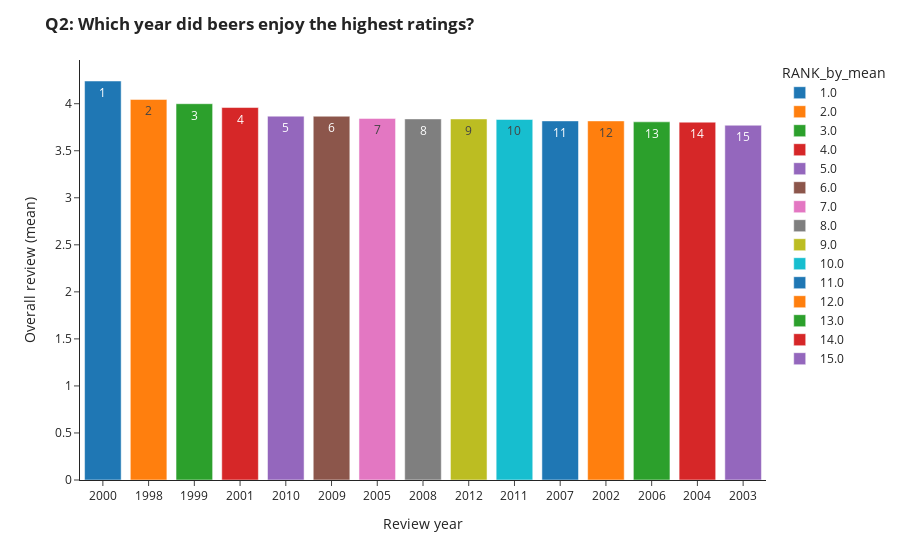

Notebook code cell kept with this figure:
### Code cell
df["review_time_converted"] = pd.to_datetime(df["review_time"], unit="s")
df["review_yr"] = df["review_time_converted"] .dt.year

ans_q2_df = df.groupby("review_yr").agg(mean_review_overall=("review_overall", "mean")).reset_index()
ans_q2_df = ans_q2_df.sort_values(by="mean_review_overall", ascending=False).reset_index(drop=True)
ans_q2_df["review_yr"] = ans_q2_df["review_yr"].astype(str)

ans_q2_df["RANK_by_mean"] = ans_q2_df["mean_review_overall"].rank(method="min", ascending=False)
ans_q2_df["review_yr"] = ans_q2_df["review_yr"].astype(str)
ans_q2_df["RANK_by_mean"] = ans_q2_df["RANK_by_mean"].astype("category")

display(ans_q2_df)

ans_q2_plot = px.bar(ans_q2_df, x="review_yr", y="mean_review_overall", text="RANK_by_mean", color="RANK_by_mean", template="simple_white")
ans_q2_plot.update_xaxes(tickmode="linear")
ans_q2_plot.update_layout(
    xaxis_title = "Review year", yaxis_title = "Overall review (mean)",
    title = "<b>Q2: Which year did beers enjoy the highest ratings?<b>")

ans_q2_plot.show()

### Figure 1 — Plotly figure (JSON) as saved in the notebook; plotly's stock layout.template omitted (floating-point values rounded to 4 significant figures)
{"data": [{"alignmentgroup": "True", "hovertemplate": "RANK_by_mean=%{text}<br>review_yr=%{x}<br>mean_review_overall=%{y}<extra></extra>", "legendgroup": "1.0", "marker": {"color": "#1F77B4", "pattern": {"shape": ""}}, "name": "1.0", "offsetgroup": "1.0", "orientation": "v", "showlegend": true, "text": [1], "textposition": "auto", "type": "bar", "x": ["2000"], "xaxis": "x", "y": [4.241], "yaxis": "y"}, {"alignmentgroup": "True", "hovertemplate": "RANK_by_mean=%{text}<br>review_yr=%{x}<br>mean_review_overall=%{y}<extra></extra>", "legendgroup": "2.0", "marker": {"color": "#FF7F0E", "pattern": {"shape": ""}}, "name": "2.0", "offsetgroup": "2.0", "orientation": "v", "showlegend": true, "text": [2], "textposition": "auto", "type": "bar", "x": ["1998"], "xaxis": "x", "y": [4.045], "yaxis": "y"}, {"alignmentgroup": "True", "hovertemplate": "RANK_by_mean=%{text}<br>review_yr=%{x}<br>mean_review_overall=%{y}<extra></extra>", "legendgroup": "3.0", "marker": {"color": "#2CA02C", "pattern": {"shape": ""}}, "name": "3.0", "offsetgroup": "3.0", "orientation": "v", "showlegend": true, "text": [3], "textposition": "auto", "type": "bar", "x": ["1999"], "xaxis": "x", "y": [4], "yaxis": "y"}, {"alignmentgroup": "True", "hovertemplate": "RANK_by_mean=%{text}<br>review_yr=%{x}<br>mean_review_overall=%{y}<extra></extra>", "legendgroup": "4.0", "marker": {"color": "#D62728", "pattern": {"shape": ""}}, "name": "4.0", "offsetgroup": "4.0", "orientation": "v", "showlegend": true, "text": [4], "textposition": "auto", "type": "bar", "x": ["2001"], "xaxis": "x", "y": [3.959], "yaxis": "y"}, {"alignmentgroup": "True", "hovertemplate": "RANK_by_mean=%{text}<br>review_yr=%{x}<br>mean_review_overall=%{y}<extra></extra>", "legendgroup": "5.0", "marker": {"color": "#9467BD", "pattern": {"shape": ""}}, "name": "5.0", "offsetgroup": "5.0", "orientation": "v", "showlegend": true, "text": [5], "textposition": "auto", "type": "bar", "x": ["2010"], "xaxis": "x", "y": [3.868], "yaxis": "y"}, {"alignmentgroup": "True", "hovertemplate": "RANK_by_mean=%{text}<br>review_yr=%{x}<br>mean_review_overall=%{y}<extra></extra>", "legendgroup": "6.0", "marker": {"color": "#8C564B", "pattern": {"shape": ""}}, "name": "6.0", "offsetgroup": "6.0", "orientation": "v", "showlegend": true, "text": [6], "textposition": "auto", "type": "bar", "x": ["2009"], "xaxis": "x", "y": [3.867], "yaxis": "y"}, {"alignmentgroup": "True", "hovertemplate": "RANK_by_mean=%{text}<br>review_yr=%{x}<br>mean_review_overall=%{y}<extra></extra>", "legendgroup": "7.0", "marker": {"color": "#E377C2", "pattern": {"shape": ""}}, "name": "7.0", "offsetgroup": "7.0", "orientation": "v", "showlegend": true, "text": [7], "textposition": "auto", "type": "bar", "x": ["2005"], "xaxis": "x", "y": [3.844], "yaxis": "y"}, {"alignmentgroup": "True", "hovertemplate": "RANK_by_mean=%{text}<br>review_yr=%{x}<br>mean_review_overall=%{y}<extra></extra>", "legendgroup": "8.0", "marker": {"color": "#7F7F7F", "pattern": {"shape": ""}}, "name": "8.0", "offsetgroup": "8.0", "orientation": "v", "showlegend": true, "text": [8], "textposition": "auto", "type": "bar", "x": ["2008"], "xaxis": "x", "y": [3.839], "yaxis": "y"}, {"alignmentgroup": "True", "hovertemplate": "RANK_by_mean=%{text}<br>review_yr=%{x}<br>mean_review_overall=%{y}<extra></extra>", "legendgroup": "9.0", "marker": {"color": "#BCBD22", "pattern": {"shape": ""}}, "name": "9.0", "offsetgroup": "9.0", "orientation": "v", "showlegend": true, "text": [9], "textposition": "auto", "type": "bar", "x": ["2012"], "xaxis": "x", "y": [3.838], "yaxis": "y"}, {"alignmentgroup": "True", "hovertemplate": "RANK_by_mean=%{text}<br>review_yr=%{x}<br>mean_review_overall=%{y}<extra></extra>", "legendgroup": "10.0", "marker": {"color": "#17BECF", "pattern": {"shape": ""}}, "name": "10.0", "offsetgroup": "10.0", "orientation": "v", "showlegend": true, "text": [10], "textposition": "auto", "type": "bar", "x": ["2011"], "xaxis": "x", "y": [3.832], "yaxis": "y"}, {"alignmentgroup": "True", "hovertemplate": "RANK_by_mean=%{text}<br>review_yr=%{x}<br>mean_review_overall=%{y}<extra></extra>", "legendgroup": "11.0", "marker": {"color": "#1F77B4", "pattern": {"shape": ""}}, "name": "11.0", "offsetgroup": "11.0", "orientation": "v", "showlegend": true, "text": [11], "textposition": "auto", "type": "bar", "x": ["2007"], "xaxis": "x", "y": [3.817], "yaxis": "y"}, {"alignmentgroup": "True", "hovertemplate": "RANK_by_mean=%{text}<br>review_yr=%{x}<br>mean_review_overall=%{y}<extra></extra>", "legendgroup": "12.0", "marker": {"color": "#FF7F0E", "pattern": {"shape": ""}}, "name": "12.0", "offsetgroup": "12.0", "orientation": "v", "showlegend": true, "text": [12], "textposition": "auto", "type": "bar", "x": ["2002"], "xaxis": "x", "y": [3.817], "yaxis": "y"}, {"alignmentgroup": "True", "hovertemplate": "RANK_by_mean=%{text}<br>review_yr=%{x}<br>mean_review_overall=%{y}<extra></extra>", "legendgroup": "13.0", "marker": {"color": "#2CA02C", "pattern": {"shape": ""}}, "name": "13.0", "offsetgroup": "13.0", "orientation": "v", "showlegend": true, "text": [13], "textposition": "auto", "type": "bar", "x": ["2006"], "xaxis": "x", "y": [3.807], "yaxis": "y"}, {"alignmentgroup": "True", "hovertemplate": "RANK_by_mean=%{text}<br>review_yr=%{x}<br>mean_review_overall=%{y}<extra></extra>", "legendgroup": "14.0", "marker": {"color": "#D62728", "pattern": {"shape": ""}}, "name": "14.0", "offsetgroup": "14.0", "orientation": "v", "showlegend": true, "text": [14], "textposition": "auto", "type": "bar", "x": ["2004"], "xaxis": "x", "y": [3.804], "yaxis": "y"}, {"alignmentgroup": "True", "hovertemplate": "RANK_by_mean=%{text}<br>review_yr=%{x}<br>mean_review_overall=%{y}<extra></extra>", "legendgroup": "15.0", "marker": {"color": "#9467BD", "pattern": {"shape": ""}}, "name": "15.0", "offsetgroup": "15.0", "orientation": "v", "showlegend": true, "text": [15], "textposition": "auto", "type": "bar", "x": ["2003"], "xaxis": "x", "y": [3.771], "yaxis": "y"}], "layout": {"barmode": "relative", "legend": {"title": {"text": "RANK_by_mean"}, "tracegroupgap": 0}, "margin": {"t": 60}, "title": {"text": "<b>Q2: Which year did beers enjoy the highest ratings?<b>"}, "xaxis": {"anchor": "y", "domain": [0, 1], "tickmode": "linear", "title": {"text": "Review year"}}, "yaxis": {"anchor": "x", "domain": [0, 1], "title": {"text": "Overall review (mean)"}}}}
